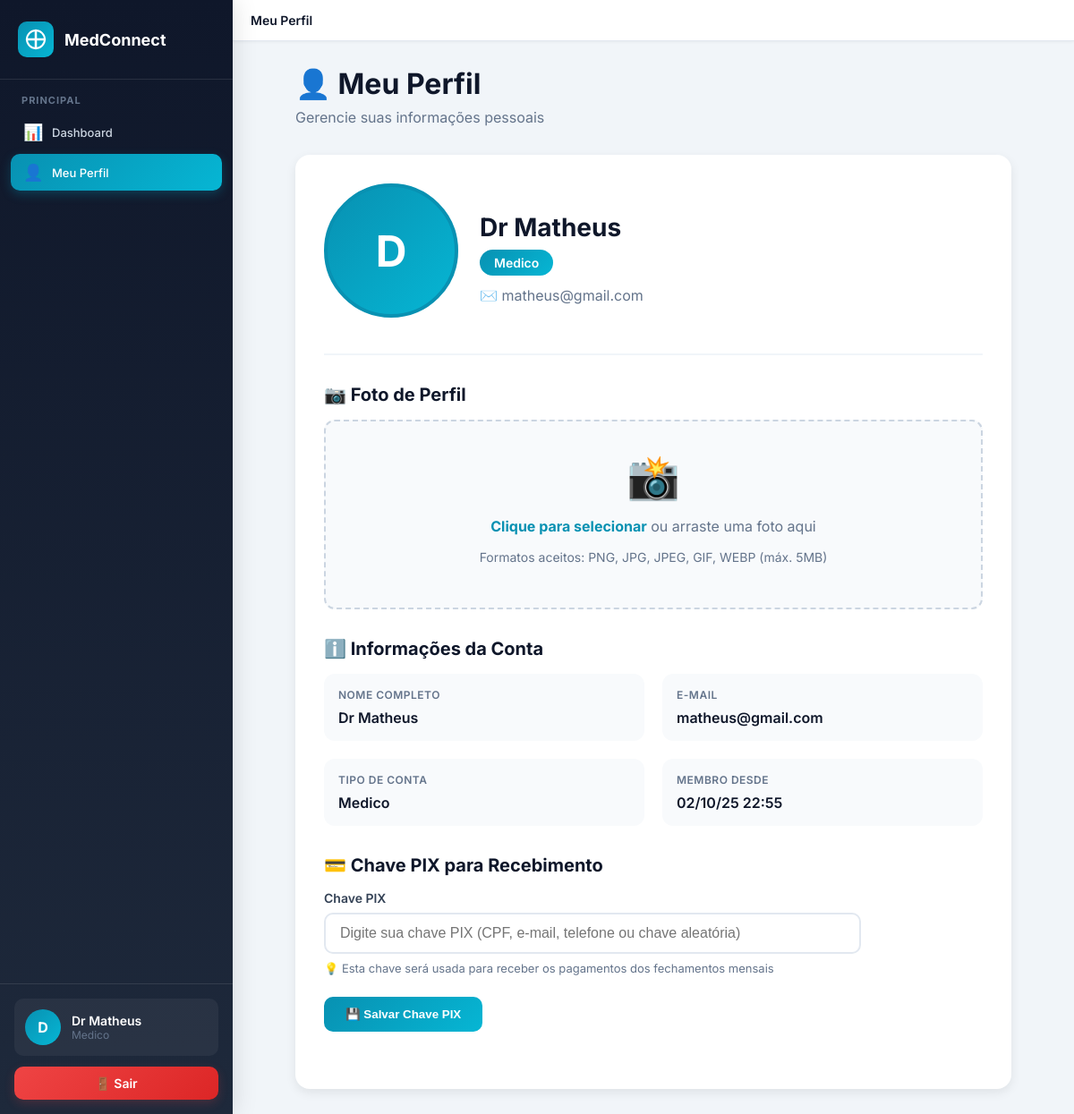
Page /perfil (signed in) on the committed database.
### tables this page shows
CREATE TABLE users (
        id INTEGER PRIMARY KEY AUTOINCREMENT,
        email TEXT UNIQUE NOT NULL,
        senha_hash TEXT NOT NULL,
        nome TEXT NOT NULL,
        tipo TEXT NOT NULL CHECK(tipo IN ('admin', 'medico', 'paciente')),
        criado_em DATETIME DEFAULT CURRENT_TIMESTAMP
    , profile_photo TEXT DEFAULT NULL);

### app.py (the view)
@app.route('/perfil')
@login_required
def perfil():
    conn = get_db()
    user = conn.execute('SELECT * FROM users WHERE id = ?', (session['user_id'],)).fetchone()
    medico_info = None
    if user['tipo'] == 'medico':
        medico_info = conn.execute('SELECT * FROM medicos WHERE user_id = ?', (session['user_id'],)).fetchone()
    conn.close()
    return render_template('perfil.html', user=user, medico_info=medico_info)

### app.py (called while the page is built, shortened)
def get_cached_system_config():
    global _system_config_cache, _config_cache_time
    now = datetime.now()
    if _system_config_cache and _config_cache_time and (now - _config_cache_time).total_seconds() < CONFIG_CACHE_DURATION:
        return _system_config_cache

@app.context_processor
def inject_config():
    result = {
        'system_config': get_cached_system_config(),
        'user_profile_photo': None
    }
    if 'user_id' in session:
        conn = get_db()
        try:
            user = conn.execute('SELECT profile_photo FROM users WHERE id = ?', (session['user_id'],)).fetchone()
            if user and user['profile_photo']:
                result['user_profile_photo'] = user['profile_photo']
        except:
            pass
        finally:
            conn.close()
    return result

def get_db():
    conn = sqlite3.connect(DB_PATH, timeout=20.0, check_same_thread=False)
    conn.row_factory = sqlite3.Row
    conn.execute('PRAGMA journal_mode=WAL')
    conn.execute('PRAGMA synchronous=NORMAL')
    conn.execute('PRAGMA cache_size=-64000')
    conn.execute('PRAGMA temp_store=MEMORY')
    conn.execute('PRAGMA mmap_size=134217728')
    return conn

def login_required(f):
    @wraps(f)
    def decorated_function(*args, **kwargs):
        if 'user_id' not in session:
            flash('Você precisa fazer login primeiro.')
            return redirect(url_for('login'))
        return f(*args, **kwargs)
    return decorated_function

### templates/perfil.html (shortened to what this page needs)
{% extends "layout/base.html" %}
{% block breadcrumb %}<strong>Meu Perfil</strong>{% endblock %}
{% block sidebar_nav %}
  <div class="nav-section">
    <div class="nav-section-title">PRINCIPAL</div>
    <a href="{{ url_for('dashboard') }}" class="nav-item">
      <span class="nav-item-icon">📊</span>
      Dashboard
    </a>
    <a href="{{ url_for('perfil') }}" class="nav-item active">
      <span class="nav-item-icon">👤</span>
      Meu Perfil
    </a>
  </div>
{% endblock %}
{% block content %}
<div class="profile-container">
  <div class="page-header">
    <h1 class="page-title">👤 Meu Perfil</h1>
    <p class="page-subtitle">Gerencie suas informações pessoais</p>
  </div>
  <div class="profile-card">
    <div class="profile-header">
      <div class="profile-photo-section">
        <div class="profile-photo-container">
          <div class="profile-photo">
            {% if user.profile_photo %}
              <img src="{{ url_for('static', filename='uploads/profile_photos/' + user.profile_photo) }}" alt="Foto de perfil">
            {% else %}
              {{ user.nome[0] if user.nome else 'U' }}
            {% endif %}
          </div>
        </div>
      </div>
      <div class="profile-info">
        <h2 class="profile-name">{{ user.nome }}</h2>
        <div class="profile-role">{{ user.tipo|capitalize }}</div>
        <div class="profile-email">✉️ {{ user.email }}</div>
      </div>
    </div>
    <div class="form-section">
      <h3 class="form-section-title">📷 Foto de Perfil</h3>
      <form method="POST" action="{{ url_for('upload_foto_perfil') }}" enctype="multipart/form-data" id="uploadForm">
        <div class="upload-area" onclick="document.getElementById('fotoInput').click()">
          <div class="upload-icon">📸</div>
          <div class="upload-text">
            <strong>Clique para selecionar</strong> ou arraste uma foto aqui
          </div>
          <div class="upload-text" style="font-size: 14px;">
            Formatos aceitos: PNG, JPG, JPEG, GIF, WEBP (máx. 5MB)
          </div>
        </div>
      </form>
    </div>
    <div class="form-section">
      <h3 class="form-section-title">ℹ️ Informações da Conta</h3>
      <div class="info-grid">
        <div class="info-item">
          <div class="info-label">Nome Completo</div>
          <div class="info-value">{{ user.nome }}</div>
        </div>
        <div class="info-item">
          <div class="info-label">E-mail</div>
          <div class="info-value">{{ user.email }}</div>
        </div>
        <div class="info-item">
          <div class="info-label">Tipo de Conta</div>
          <div class="info-value">{{ user.tipo|capitalize }}</div>
        </div>
        <div class="info-item">
          <div class="info-label">Membro desde</div>
          <div class="info-value">{{ user.criado_em|datetime_br }}</div>
        </div>
      </div>
    </div>
    {% if user.tipo == 'medico' %}
    <div class="form-section">
      <h3 class="form-section-title">💳 Chave PIX para Recebimento</h3>
      <form method="POST" action="{{ url_for('atualizar_chave_pix') }}" style="max-width: 600px;">
        <div style="margin-bottom: 16px;">
          <label style="display: block; font-size: 14px; font-weight: 600; color: #334155; margin-bottom: 8px;">
            Chave PIX
          </label>
          <input
            type="text"
            name="chave_pix"
            value="{{ medico_info.chave_pix if medico_info and medico_info.chave_pix else '' }}"
            placeholder="Digite sua chave PIX (CPF, e-mail, telefone ou chave aleatória)"
            style="width: 100%; padding: 12px 16px; border: 2px solid #e2e8f0; border-radius: 10px; font-size: 16px; transition: all 0.3s;"
            onfocus="this.style.borderColor='#0891b2'"
            onblur="this.style.borderColor='#e2e8f0'"
          >
          <small style="display: block; margin-top: 8px; color: #64748b; font-size: 13px;">
            💡 Esta chave será usada para receber os pagamentos dos fechamentos mensais
          </small>
        </div>
        <button
          type="submit"
          class="btn-upload"
          style="margin-top: 8px;"
        >
          💾 Salvar Chave PIX
        </button>
      </form>
    </div>
    {% endif %}
  </div>
</div>
{% endblock %}

### templates/layout/base.html (shortened to what this page needs)
<!doctype html>
<html lang="pt-BR">
<head>
</head>
<body>
  <div class="app-shell">
    <aside class="sidebar" id="sidebar">
      <div class="sidebar-header">
        <div class="sidebar-logo">
          <div class="sidebar-logo-icon">
            <svg viewBox="0 0 24 24" fill="none" xmlns="http://www.w3.org/2000/svg">
              <path d="M12 2L12 12L22 12M12 12L12 22M12 12L2 12" stroke="white" stroke-width="2.5" stroke-linecap="round"/>
              <circle cx="12" cy="12" r="10" stroke="white" stroke-width="2"/>
            </svg>
          </div>
          <div class="sidebar-logo-text">{{ system_config.platform_name }}</div>
        </div>
      </div>
      <nav class="sidebar-nav">
        {% block sidebar_nav %}{% endblock %}
      </nav>
      <div class="sidebar-footer">
        <a href="{{ url_for('perfil') }}" class="sidebar-user" style="text-decoration: none; cursor: pointer; transition: all 0.2s;">
          <div class="sidebar-user-avatar">
            {% if user_profile_photo %}
              <img src="{{ url_for('static', filename='uploads/profile_photos/' + user_profile_photo) }}" alt="Foto de perfil">
            {% else %}
              {{ session.nome[0] if session.nome else 'U' }}
            {% endif %}
          </div>
          <div class="sidebar-user-info">
            <div class="sidebar-user-name">{{ session.nome }}</div>
            <div class="sidebar-user-role">{{ session.tipo|capitalize }}</div>
          </div>
        </a>
        <a href="{{ url_for('logout') }}" class="btn btn-danger" style="width: 100%; justify-content: center;">
          🚪 Sair
        </a>
      </div>
    </aside>
    <main class="main-content" id="mainContent">
      <div class="topbar">
        <div class="topbar-left">
          <div class="breadcrumb">
            {% block breadcrumb %}Dashboard{% endblock %}
          </div>
        </div>
      </div>
      <div class="content-wrapper">
        {% block content %}{% endblock %}
      </div>
    </main>
  </div>
</body>
</html>

### templates/layout/base.html (style rules this page uses)
* { margin: 0; padding: 0; box-sizing: border-box; }
html { overflow-x: hidden; width: 100%; }
body { font-family: 'Inter', -apple-system, BlinkMacSystemFont, 'Segoe UI', Roboto, sans-serif; background: #f1f5f9; min-height: 100vh; overflow-x: hidden; width: 100%; }
.app-shell { display: flex; min-height: 100vh; }
.sidebar { width: 280px; background: linear-gradient(180deg, #0f172a 0%, #1e293b 100%); position: fixed; left: 0; top: 0; bottom: 0; z-index: 1000; display: flex; flex-direction: column; transition: transform 0.3s cubic-bezier(0.4, 0, 0.2, 1); box-shadow: 4px 0 24px rgba(0,0,0,0.1); }
.sidebar-header { padding: 24px 20px; border-bottom: 1px solid rgba(255,255,255,0.1); }
.sidebar-logo { display: flex; align-items: center; gap: 12px; color: white; }
.sidebar-logo-icon { width: 40px; height: 40px; background: linear-gradient(135deg, #0891b2, #06b6d4); border-radius: 10px; display: flex; align-items: center; justify-content: center; }
.sidebar-logo-icon svg { width: 24px; height: 24px; }
.sidebar-logo-text { font-size: 20px; font-weight: 700; }
.sidebar-nav { flex: 1; padding: 16px 12px; overflow-y: auto; }
.nav-section { margin-bottom: 24px; }
.nav-section-title { color: #64748b; font-size: 11px; font-weight: 700; text-transform: uppercase; letter-spacing: 1px; padding: 0 12px; margin-bottom: 8px; }
.nav-item { display: flex; align-items: center; gap: 12px; padding: 12px 16px; color: #cbd5e1; text-decoration: none; border-radius: 10px; margin-bottom: 4px; transition: all 0.2s; font-size: 14px; font-weight: 500; }
.nav-item.active { background: linear-gradient(135deg, #0891b2, #06b6d4); color: white; box-shadow: 0 4px 12px rgba(8, 145, 178, 0.3); }
.nav-item-icon { font-size: 18px; width: 20px; text-align: center; }
.sidebar-footer { padding: 16px; border-top: 1px solid rgba(255,255,255,0.1); }
.sidebar-user { display: flex; align-items: center; gap: 12px; padding: 12px; background: rgba(255,255,255,0.05); border-radius: 10px; margin-bottom: 12px; }
.sidebar-user-avatar { width: 40px; height: 40px; background: linear-gradient(135deg, #0891b2, #06b6d4); border-radius: 50%; display: flex; align-items: center; justify-content: center; color: white; font-weight: 700; font-size: 16px; overflow: hidden; flex-shrink: 0; }
.sidebar-user-info { flex: 1; }
.sidebar-user-name { color: white; font-weight: 600; font-size: 14px; }
.sidebar-user-role { color: #64748b; font-size: 12px; }
.main-content { flex: 1; margin-left: 280px; transition: margin-left 0.3s cubic-bezier(0.4, 0, 0.2, 1); }
.topbar { background: white; border-bottom: 1px solid #e2e8f0; padding: 16px 24px; display: flex; align-items: center; justify-content: space-between; position: sticky; top: 0; z-index: 100; box-shadow: 0 1px 3px rgba(0,0,0,0.05); }
.topbar-left { display: flex; align-items: center; gap: 16px; }
.breadcrumb { color: #64748b; font-size: 14px; }
.breadcrumb strong { color: #0f172a; font-weight: 600; }
.btn { padding: 10px 20px; border-radius: 10px; background: linear-gradient(135deg, #0891b2, #06b6d4); color: white; border: none; cursor: pointer; font-weight: 600; font-size: 14px; transition: all 0.3s ease; box-shadow: 0 4px 12px rgba(8, 145, 178, 0.2); text-decoration: none; display: inline-flex; align-items: center; gap: 8px; }
.btn-danger { background: linear-gradient(135deg, #ef4444, #dc2626); box-shadow: 0 4px 12px rgba(239, 68, 68, 0.2); }
.content-wrapper { padding: 32px 24px; max-width: 100%; margin: 0 auto; width: 100%; overflow-x: hidden; }
@media (min-width: 1200px) { .content-wrapper { max-width: 1400px; padding: 32px 32px; } }
.page-header { margin-bottom: 32px; }
.page-title { font-size: 32px; font-weight: 700; color: #0f172a; margin-bottom: 8px; }
.page-subtitle { color: #64748b; font-size: 16px; }
@media (min-width: 993px) and (max-width: 1200px) { .sidebar { width: 260px; } }
@media (min-width: 993px) and (max-width: 1200px) { .main-content { margin-left: 260px; } }
@media (min-width: 993px) and (max-width: 1200px) { .sidebar-logo-text { font-size: 18px; } }
@media (min-width: 993px) and (max-width: 1200px) { .nav-item { font-size: 13px; padding: 10px 14px; } }
@media (min-width: 993px) and (max-width: 1200px) { .topbar { padding: 14px 20px; } }
@media (min-width: 993px) and (max-width: 1200px) { .content-wrapper { padding: 28px 20px; } }

### rows in the picture
users: nome "Dr Matheus", tipo "Medico", nome "D", email "matheus@gmail.com", criado_em "02/10/25 22:55"

### other values in the picture
{{ system_config.platform_name }} "MedConnect"
{{ session.nome[0] if session.nome else 'U' }} "D"
